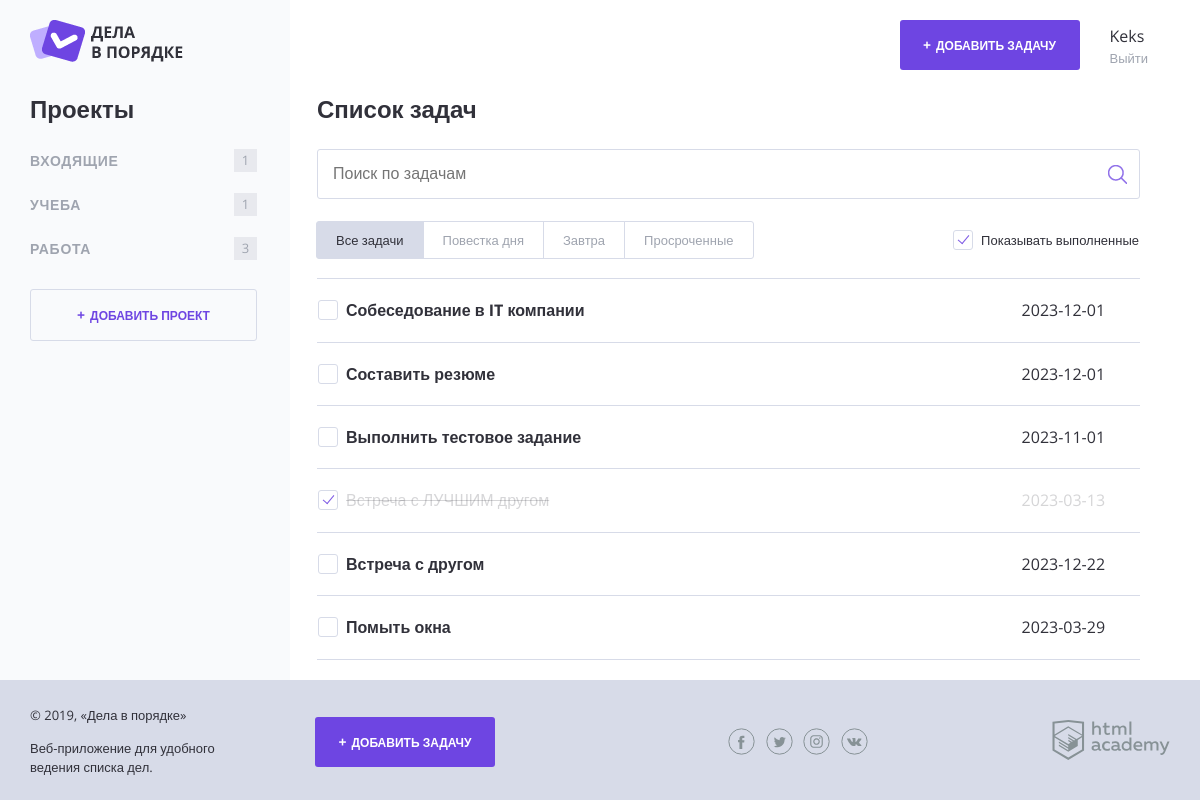
The page / on the database its author committed.
### tables this page shows
CREATE TABLE projects(
    id INT AUTO_INCREMENT PRIMARY KEY,
    title VARCHAR(32) NOT NULL UNIQUE,
    user_id int,
    FOREIGN KEY (user_id) REFERENCES users (id)
);

CREATE TABLE tasks(
    id INT AUTO_INCREMENT PRIMARY KEY,
    title VARCHAR(32) NOT NULL UNIQUE,
    status BOOLEAN DEFAULT(0) NOT NULL,
    date DATE,
    creation_date TIMESTAMP DEFAULT CURRENT_TIMESTAMP,
    file_path TEXT,
    user_id int,
    project_id int,
    FOREIGN KEY (user_id) REFERENCES users (id),
    FOREIGN KEY (project_id) REFERENCES projects (id)
);

### helpers.php (called while the page is built, shortened)
<?php
function include_template($name, array $data = []) {
    $name = 'templates/' . $name;
    extract($data);
    require $name;
    $result = ob_get_clean();
    return $result;
}

### templates/main.php (the view, shortened to what this page needs)
<div class="content">
            <section class="content__side">
                <h2 class="content__side-heading">Проекты</h2>
                <nav class="main-navigation">
                    <ul class="main-navigation__list">
                        <?php foreach ($categories as $category): ?>
                            <li class="main-navigation__list-item">
                                <a class="main-navigation__list-item-link" href="#"><?= $category['title']?></a>
                                <span class="main-navigation__list-item-count"><?= task_counter($tasks, $category['id'])?></span>
                            </li>
                        <?php endforeach; ?>
                    </ul>
                </nav>
                <a class="button button--transparent button--plus content__side-button"
                   href="pages/form-project.html" target="project_add">Добавить проект</a>
            </section>
            <main class="content__main">
                <h2 class="content__main-heading">Список задач</h2>
                <form class="search-form" action="index.php" method="post" autocomplete="off">
                    <input class="search-form__input" type="text" name="" value="" placeholder="Поиск по задачам">
                    <input class="search-form__submit" type="submit" name="" value="Искать">
                </form>
                <div class="tasks-controls">
                    <nav class="tasks-switch">
                        <a href="/" class="tasks-switch__item tasks-switch__item--active">Все задачи</a>
                        <a href="/" class="tasks-switch__item">Повестка дня</a>
                        <a href="/" class="tasks-switch__item">Завтра</a>
                        <a href="/" class="tasks-switch__item">Просроченные</a>
                    </nav>
                    <label class="checkbox">
                        <span class="checkbox__text">Показывать выполненные</span>
                    </label>
                </div>
                <table class="tasks">
                    <?php foreach ($tasks as $task):
                        $time_to_task = strtotime($task['date']) -  time();
                        $hours_left = floor($time_to_task / 3600);
                        ?>
                    <tr class="tasks__item task<?php if ($task['status'] == true): ?> <?=' task--completed';?><?php endif ?><?php if ($hours_left >= 0 && $hours_left <= 24): ?> <?=' task--important';?><?php endif ?>">
                        <td class="task__select">
                            <label class="checkbox task__checkbox">
                                <span class="checkbox__text"><?=$task['title'];?></span>
                            </label>
                        </td>
                        <td class="task__date"><?=$task['date'];?></td>
                    </tr>
                    <?php endforeach; ?>
                </table>
            </main>
        </div>

### templates/layout.php (shortened to what this page needs)
<!DOCTYPE html>
<html lang="ru">
<head>
    <link rel="stylesheet" href="css/normalize.css">
    <link rel="stylesheet" href="css/style.css">
    <link rel="stylesheet" href="css/flatpickr.min.css">
</head>
<body>
<div class="page-wrapper">
    <div class="container container--with-sidebar">
        <header class="main-header">
            <a href="/">
                <img src="img/logo.png" width="153" height="42" alt="Логотип Дела в порядке">
            </a>
            <div class="main-header__side">
                <a class="main-header__side-item button button--plus open-modal" href="pages/form-task.html">Добавить задачу</a>
                <div class="main-header__side-item user-menu">
                    <div class="user-menu__data">
                        <p><?=$user?></p>
                        <a href="#">Выйти</a>
                    </div>
                </div>
            </div>
        </header>
        <?=$page_content?>
    </div>
</div>
<footer class="main-footer">
    <div class="container">
        <div class="main-footer__copyright">
            <p>© 2019, «Дела в порядке»</p>
            <p>Веб-приложение для удобного ведения списка дел.</p>
        </div>
        <a class="main-footer__button button button--plus" href="pages/form-task.html">Добавить задачу</a>
        <div class="main-footer__social social">
            <a class="social__link social__link--facebook" href="#">
            </a>
            <a class="social__link social__link--twitter" href="#">
            </a>
            <a class="social__link social__link--instagram" href="#">
            </a>
            <a class="social__link social__link--vkontakte" href="#">
            </a>
        </div>
        <div class="main-footer__developed-by">
            <a href="https://htmlacademy.ru/intensive/php">
                <img src="img/htmlacademy.svg" alt="HTML Academy" width="118" height="40">
            </a>
        </div>
    </div>
</footer>
</body>
</html>

### index.php
<?php
require_once ('helpers.php');
require_once ('init.php');
$user = 'Keks';
$show_complete_tasks = rand(0, 1);
if (!$con) {
    $error = mysqli_connect_error();
    $page_content = include_template('error.php', ['error' => $error]);
} else {
    $sql = "SELECT projects.id, title FROM projects JOIN users ON user_id = users.id WHERE login = '$user'";
    $result = mysqli_query($con, $sql);
    if ($result) {
        $categories = mysqli_fetch_all($result, MYSQLI_ASSOC);
    } else {
        $error = mysqli_error($con);
        $page_content = include_template('error.php', ['error' => $error]);
    }
}
if (!$con){
    $error = mysqli_connect_error();
    $page_content = include_template('error.php', ['error' => $error]);
} else {
    $sql = "SELECT * FROM tasks JOIN users ON user_id = users.id WHERE login = '$user'";
    $result = mysqli_query($con, $sql);
    if ($result) {
        $tasks = mysqli_fetch_all($result, MYSQLI_ASSOC);
    } else {
        $error = mysqli_error($con);
        $page_content = include_template('error.php', ['error' => $error]);
    }
}
function task_counter($tasks, $task_project): int{
    $count = 0;
    foreach($tasks as $task){
        if ($task['project_id'] == $task_project){
            $count ++;
        }
    }
    return $count;
}
$page_content = include_template('main.php', [
    'categories' => $categories,
    'tasks' => $tasks,
    'show_complete_tasks' => $show_complete_tasks
]);
$layout = include_template('layout.php', [
    'page_content' => $page_content,
    'title' => 'Дела в порядке',
    'user' => $user
]);
print($layout);
?>

### rows shown on the page
projects: title "ВХОДЯЩИЕ", id "1"
projects: title "УЧЕБА", id "1"
projects: title "РАБОТА", id "3"
tasks: title "Собеседование в IT компании", date "2023-12-01"
tasks: title "Составить резюме", date "2023-12-01"
tasks: title "Выполнить тестовое задание", date "2023-11-01"
tasks: title "Встреча с ЛУЧШИМ другом", date "2023-03-13"
tasks: title "Встреча с другом", date "2023-12-22"
tasks: title "Помыть окна", date "2023-03-29"

### other values the page prints
$user "Keks"
